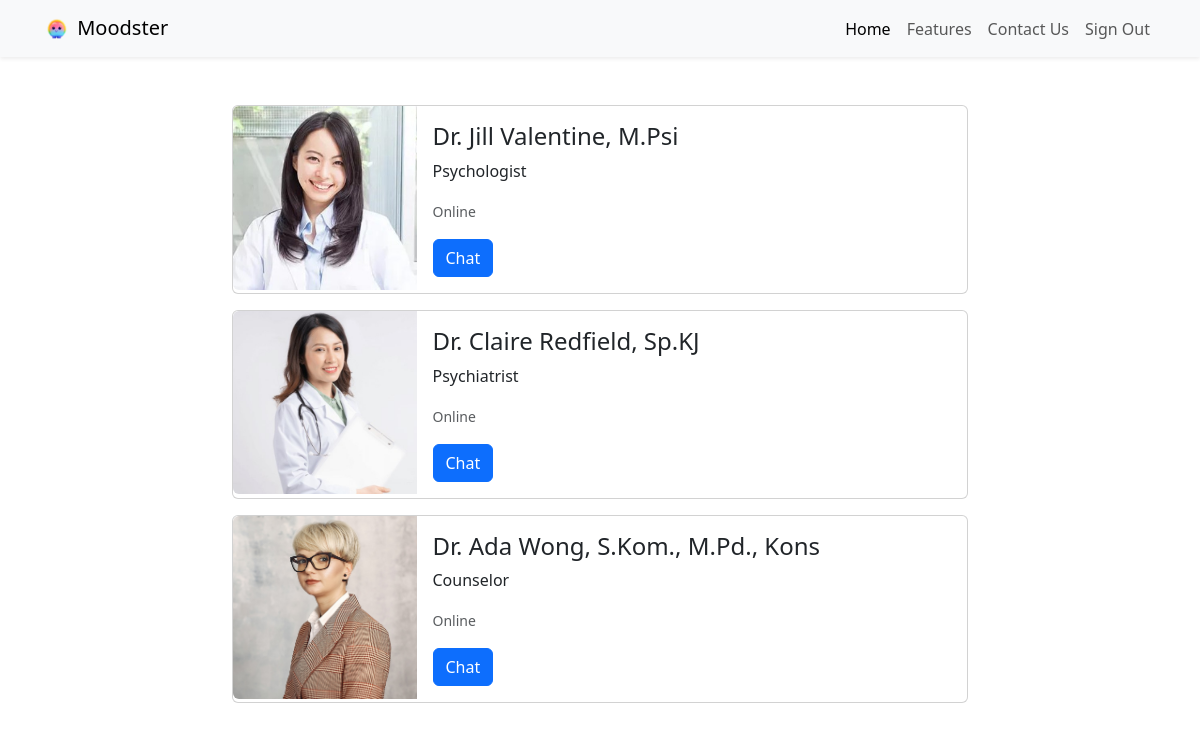
/consult.php (signed in), run on the app's committed database.
### tables this page shows
CREATE TABLE `consultant` (
  `id_consultant` int(11) NOT NULL,
  `image` varchar(10) NOT NULL,
  `name` varchar(50) NOT NULL,
  `profession` varchar(20) NOT NULL,
  `status` varchar(10) NOT NULL
);

### Web/consult.php (the view, shortened to what this page needs)
<?php
require 'connection.php';
$consultants = mysqli_query($conn, "SELECT * FROM consultant");
?>
<!DOCTYPE html>
<html lang="en">
  <head>
    <link href="https://cdn.jsdelivr.net/npm/bootstrap@5.3.1/dist/css/bootstrap.min.css" rel="stylesheet" />
  </head>
  <body>
    <nav class="navbar navbar-expand-lg bg-body-tertiary shadow-sm">
      <div class="container">
        <a class="navbar-brand" href="#">
          <img src="img/blob copy.png" alt="Logo" width="30" height="30" class="d-inline-block align-text-top" />
          Moodster
        </a>
        <div class="collapse navbar-collapse" id="navbarNav">
          <ul class="navbar-nav ms-auto">
            <li class="nav-item">
              <a class="nav-link active" aria-current="page" href="#">Home</a>
            </li>
            <li class="nav-item">
              <a class="nav-link" href="features">Features</a>
            </li>
            <li class="nav-item">
              <a class="nav-link" href="#">Contact Us</a>
            </li>
            <li class="nav-item">
              <a class="nav-link" href="signout.php">Sign Out</a>
            </li>
          </ul>
        </div>
      </div>
    </nav>
    <section id="list">
      <div class="container mt-5">
        <div class="row justify-content-center">
        <?php while ($row = mysqli_fetch_assoc($consultants)) : ?>
          <div class="col-md-8">
            <div class="card mb-3">
              <div class="row g-0">
                <div class="col-md-3">
                  <img src="img/consultant/<?php echo $row["image"]; ?>" class="img-fluid rounded-start" />
                </div>
                <div class="col-md-8">
                  <div class="card-body">
                    <h4 class="card-title"><?php echo $row["name"]; ?></h4>
                    <p class="card-text"><?php echo $row["profession"]; ?></p>
                    <p class="card-text"><small class="text-body-secondary"><?php echo $row["status"]; ?></small></p>
                    <a href="#" class="btn btn-primary">Chat</a>
                  </div>
                </div>
              </div>
            </div>
          </div>
          <?php endwhile; ?>
  </body>
</html>

### data on the page
consultant: image (picture), name "Dr. Jill Valentine, M.Psi", profession "Psychologist", status "Online"
consultant: image (picture), name "Dr. Claire Redfield, Sp.KJ", profession "Psychiatrist", status "Online"
consultant: image (picture), name "Dr. Ada Wong, S.Kom., M.Pd., Kons", profession "Counselor", status "Online"
